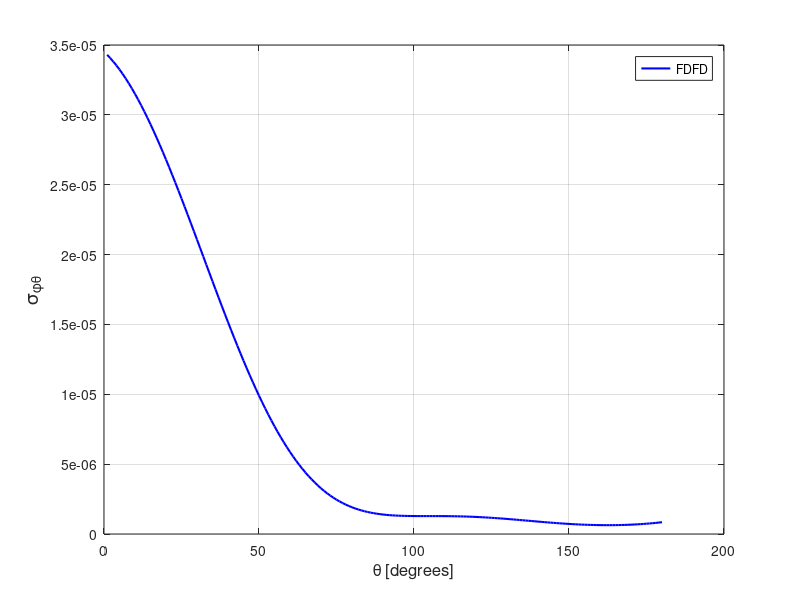

Source code (MATLAB):
spt = [ 
    1  0.34296212E-04
    2  0.34064076E-04
    3  0.33811240E-04
    4  0.33538246E-04
    5  0.33245859E-04
    6  0.32933851E-04
    7  0.32602613E-04
    8  0.32252930E-04
    9  0.31885065E-04
   10  0.31499301E-04
   11  0.31096399E-04
   12  0.30676816E-04
   13  0.30241341E-04
   14  0.29790341E-04
   15  0.29324463E-04
   16  0.28844550E-04
   17  0.28351278E-04
   18  0.27844928E-04
   19  0.27326674E-04
   20  0.26797581E-04
   21  0.26257747E-04
   22  0.25708296E-04
   23  0.25150302E-04
   24  0.24584580E-04
   25  0.24010998E-04
   26  0.23431681E-04
   27  0.22847327E-04
   28  0.22258148E-04
   29  0.21665763E-04
   30  0.21070438E-04
   31  0.20473468E-04
   32  0.19875577E-04
   33  0.19277160E-04
   34  0.18680843E-04
   35  0.18084997E-04
   36  0.17492586E-04
   37  0.16902743E-04
   38  0.16317976E-04
   39  0.15738222E-04
   40  0.15163960E-04
   41  0.14596491E-04
   42  0.14036605E-04
   43  0.13484848E-04
   44  0.12941210E-04
   45  0.12407389E-04
   46  0.11884182E-04
   47  0.11371114E-04
   48  0.10870316E-04
   49  0.10379987E-04
   50  0.99015760E-05
   51  0.94367051E-05
   52  0.89852365E-05
   53  0.85463635E-05
   54  0.81212647E-05
   55  0.77101622E-05
   56  0.73130718E-05
   57  0.69305506E-05
   58  0.65629856E-05
   59  0.62093923E-05
   60  0.58703495E-05
   61  0.55464011E-05
   62  0.52370442E-05
   63  0.49418909E-05
   64  0.46613809E-05
   65  0.43947871E-05
   66  0.41425105E-05
   67  0.39042484E-05
   68  0.36790937E-05
   69  0.34677851E-05
   70  0.32687281E-05
   71  0.30829774E-05
   72  0.29091741E-05
   73  0.27478920E-05
   74  0.25971126E-05
   75  0.24579626E-05
   76  0.23298198E-05
   77  0.22112599E-05
   78  0.21028361E-05
   79  0.20032692E-05
   80  0.19132904E-05
   81  0.18309430E-05
   82  0.17571313E-05
   83  0.16902566E-05
   84  0.16304838E-05
   85  0.15775773E-05
   86  0.15301930E-05
   87  0.14889063E-05
   88  0.14526933E-05
   89  0.14211425E-05
   90  0.13940182E-05
   91  0.13709027E-05
   92  0.13513641E-05
   93  0.13350538E-05
   94  0.13218241E-05
   95  0.13111087E-05
   96  0.13024442E-05
   97  0.12959189E-05
   98  0.12908185E-05
   99  0.12871953E-05
  100  0.12849505E-05
  101  0.12831954E-05
  102  0.12824433E-05
  103  0.12819651E-05
  104  0.12819072E-05
  105  0.12819203E-05
  106  0.12818534E-05
  107  0.12817871E-05
  108  0.12811111E-05
  109  0.12802997E-05
  110  0.12788015E-05
  111  0.12767727E-05
  112  0.12740068E-05
  113  0.12703559E-05
  114  0.12660186E-05
  115  0.12608947E-05
  116  0.12548476E-05
  117  0.12479001E-05
  118  0.12400711E-05
  119  0.12311384E-05
  120  0.12215127E-05
  121  0.12106788E-05
  122  0.11990658E-05
  123  0.11867176E-05
  124  0.11732682E-05
  125  0.11592684E-05
  126  0.11443753E-05
  127  0.11287993E-05
  128  0.11125840E-05
  129  0.10958646E-05
  130  0.10783339E-05
  131  0.10604833E-05
  132  0.10422120E-05
  133  0.10234220E-05
  134  0.10046049E-05
  135  0.98534179E-06
  136  0.96616964E-06
  137  0.94667467E-06
  138  0.92722968E-06
  139  0.90806077E-06
  140  0.88893438E-06
  141  0.87001763E-06
  142  0.85140925E-06
  143  0.83309459E-06
  144  0.81529345E-06
  145  0.79808581E-06
  146  0.78125635E-06
  147  0.76521303E-06
  148  0.74976305E-06
  149  0.73505277E-06
  150  0.72122862E-06
  151  0.70821227E-06
  152  0.69603311E-06
  153  0.68482785E-06
  154  0.67454499E-06
  155  0.66536262E-06
  156  0.65719496E-06
  157  0.65011079E-06
  158  0.64412666E-06
  159  0.63932481E-06
  160  0.63565352E-06
  161  0.63318299E-06
  162  0.63194847E-06
  163  0.63195102E-06
  164  0.63324126E-06
  165  0.63580148E-06
  166  0.63966894E-06
  167  0.64484340E-06
  168  0.65140136E-06
  169  0.65930544E-06
  170  0.66864317E-06
  171  0.67931433E-06
  172  0.69148746E-06
  173  0.70510384E-06
  174  0.72020174E-06
  175  0.73683475E-06
  176  0.75500822E-06
  177  0.77478165E-06
  178  0.79617047E-06
  179  0.81921780E-06
  180  0.84388768E-06
  181  0.87035659E-06
  182  0.89858827E-06
  183  0.92863667E-06
  184  0.96054885E-06
  185  0.99441559E-06
  186  0.10302105E-05
  187  0.10680316E-05
  188  0.11079327E-05
  189  0.11499690E-05
  190  0.11941772E-05
  191  0.12407015E-05
  192  0.12894293E-05
  193  0.13405501E-05
  194  0.13941328E-05
  195  0.14501916E-05
  196  0.15087312E-05
  197  0.15698821E-05
  198  0.16337035E-05
  199  0.17002112E-05
  200  0.17694343E-05
  201  0.18415060E-05
  202  0.19164313E-05
  203  0.19941435E-05
  204  0.20749178E-05
  205  0.21586065E-05
  206  0.22452000E-05
  207  0.23348066E-05
  208  0.24275173E-05
  209  0.25231805E-05
  210  0.26218258E-05
  211  0.27237104E-05
  212  0.28284639E-05
  213  0.29363380E-05
  214  0.30472238E-05
  215  0.31610839E-05
  216  0.32779431E-05
  217  0.33976523E-05
  218  0.35204175E-05
  219  0.36457700E-05
  220  0.37741092E-05
  221  0.39050888E-05
  222  0.40387590E-05
  223  0.41751005E-05
  224  0.43137538E-05
  225  0.44549884E-05
  226  0.45987031E-05
  227  0.47446433E-05
  228  0.48926472E-05
  229  0.50428221E-05
  230  0.51951592E-05
  231  0.53492768E-05
  232  0.55051992E-05
  233  0.56630010E-05
  234  0.58224273E-05
  235  0.59838299E-05
  236  0.61463547E-05
  237  0.63104080E-05
  238  0.64759156E-05
  239  0.66427374E-05
  240  0.68110530E-05
  241  0.69801490E-05
  242  0.71506834E-05
  243  0.73226283E-05
  244  0.74952800E-05
  245  0.76692459E-05
  246  0.78444991E-05
  247  0.80205255E-05
  248  0.81979597E-05
  249  0.83762880E-05
  250  0.85558122E-05
  251  0.87365024E-05
  252  0.89188297E-05
  253  0.91026086E-05
  254  0.92875061E-05
  255  0.94736570E-05
  256  0.96608892E-05
  257  0.98508717E-05
  258  0.10041995E-04
  259  0.10235116E-04
  260  0.10429966E-04
  261  0.10627077E-04
  262  0.10826162E-04
  263  0.11027887E-04
  264  0.11231699E-04
  265  0.11438625E-04
  266  0.11647732E-04
  267  0.11859514E-04
  268  0.12074172E-04
  269  0.12291932E-04
  270  0.12512834E-04
  271  0.12736931E-04
  272  0.12964933E-04
  273  0.13196615E-04
  274  0.13430658E-04
  275  0.13669131E-04
  276  0.13912345E-04
  277  0.14158918E-04
  278  0.14409026E-04
  279  0.14664184E-04
  280  0.14922831E-04
  281  0.15184624E-04
  282  0.15452322E-04
  283  0.15723328E-04
  284  0.15999327E-04
  285  0.16280681E-04
  286  0.16565735E-04
  287  0.16854772E-04
  288  0.17148819E-04
  289  0.17446660E-04
  290  0.17749668E-04
  291  0.18057108E-04
  292  0.18369377E-04
  293  0.18685912E-04
  294  0.19007099E-04
  295  0.19331872E-04
  296  0.19661582E-04
  297  0.19994673E-04
  298  0.20332960E-04
  299  0.20675543E-04
  300  0.21020023E-04
  301  0.21370413E-04
  302  0.21723234E-04
  303  0.22079917E-04
  304  0.22440787E-04
  305  0.22802948E-04
  306  0.23169461E-04
  307  0.23538878E-04
  308  0.23909522E-04
  309  0.24283043E-04
  310  0.24658648E-04
  311  0.25035066E-04
  312  0.25413407E-04
  313  0.25792424E-04
  314  0.26171308E-04
  315  0.26551559E-04
  316  0.26930742E-04
  317  0.27308746E-04
  318  0.27686077E-04
  319  0.28061448E-04
  320  0.28435054E-04
  321  0.28804698E-04
  322  0.29171832E-04
  323  0.29534185E-04
  324  0.29892961E-04
  325  0.30246631E-04
  326  0.30593677E-04
  327  0.30934309E-04
  328  0.31268959E-04
  329  0.31594787E-04
  330  0.31912106E-04
  331  0.32221193E-04
  332  0.32519150E-04
  333  0.32806769E-04
  334  0.33083699E-04
  335  0.33348704E-04
  336  0.33601558E-04
  337  0.33840930E-04
  338  0.34066405E-04
  339  0.34277065E-04
  340  0.34472898E-04
  341  0.34652574E-04
  342  0.34816301E-04
  343  0.34963014E-04
  344  0.35092726E-04
  345  0.35204539E-04
  346  0.35298028E-04
  347  0.35372588E-04
  348  0.35428187E-04
  349  0.35464043E-04
  350  0.35480680E-04
  351  0.35476132E-04
  352  0.35451987E-04
  353  0.35407316E-04
  354  0.35341625E-04
  355  0.35255052E-04
  356  0.35147463E-04
  357  0.35019275E-04
  358  0.34869685E-04
  359  0.34699398E-04
  360  0.34508146E-04
 ]; 
plot(spt(1:180,1),spt(1:180,2),'b-','linewidth',1.5 ); 
grid on 
legend('FDFD');
xlabel('\theta [degrees]','FontSize',12);
ylabel('\sigma_{\phi\theta}','FontSize',14);
